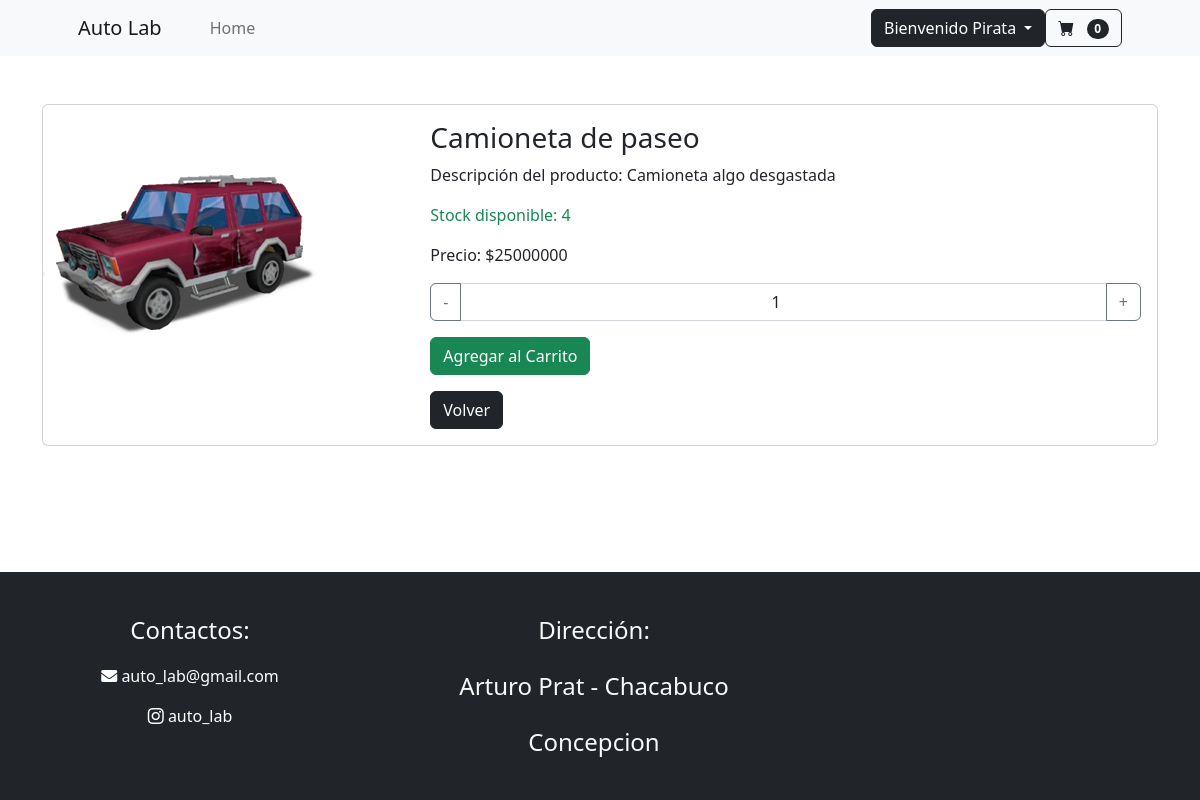
Screenshot of /detalle_producto/5/ (signed in) with the database file from the repository.
### mi_web/models.py (models this page shows, shortened)
class Usuario(AbstractBaseUser,PermissionsMixin):
    run = models.CharField( "rut" ,max_length=10 ,primary_key=True )
    correo = models.EmailField("correo", max_length=150 , unique=True)
    nombre = models.CharField("nombre", max_length=50)
    apellido = models.CharField("apellido", max_length=50)
    telefono= models.CharField("telefono", max_length=9)
    comuna= models.CharField("comuna", max_length=50)
    direccion= models.CharField("direccion", max_length=50)
    is_staff = models.BooleanField("empleado",default=False)
    is_superuser = models.BooleanField("superuser",default=False)
    es_baneado = models.BooleanField("baneado", default=False)
    USERNAME_FIELD="correo"
    objects=Usuariomanager()
    REQUIRED_FIELDS=["run","nombre","apellido","telefono","comuna","direccion"]

class CarritoDeCompras(models.Model):
    user = models.OneToOneField(Usuario, on_delete=models.CASCADE )
    productos = models.ManyToManyField(producto, through='ItemCarrito')
    is_active = models.BooleanField(default=True)
    @property
    def cant(self):
        itens = ItemCarrito.objects.filter(carrito=self.pk)
        return len(itens)

class producto(models.Model):
    nombre=models.CharField(max_length=50, null=False ,unique=True)
    stock=models.IntegerField(default=0, validators=[MinValueValidator(0),MaxValueValidator(1000)])
    descripción=models.CharField(max_length=150, null=False)
    precio=models.IntegerField(default=0, validators=[MinValueValidator(0),MaxValueValidator(999999)])
    foto=models.ImageField(upload_to='producto',null=False)

### mi_web/views.py (the view)
# urls.py: path('detalle_producto/<int:producto_id>/', views.detalle_producto, name='detalle_producto'),
def detalle_producto(request, producto_id):
    producto2 = get_object_or_404(producto, id=producto_id)
    return render(request, 'vet/detalle_producto.html', {'producto': producto2})

### mi_web/context_processors.py (called while the page is built)
def carrito(request:HttpRequest):
    if request.user.is_authenticated:
        carito = CarritoDeCompras.objects.get(user=request.user)
        return {"carrito":carito}
    return {}

### mi_web/templates/vet/detalle_producto.html (shortened to what this page needs)
{% extends "vet/base_p.html" %}
{% load static %}
{% load crispy_forms_tags %}
{% block contenido %}
<div class="container mt-5">
    <div class="card mb-4">
        <div class="row g-0">
            <div class="col-md-4">
                <img src="{{ producto.foto.url }}" class="img-fluid rounded-start" alt="foto">
            </div>
            <div class="col-md-8">
                <div class="card-body">
                    <h3 class="card-title">{{ producto.nombre }}</h3>
                    <p class="card-text">Descripción del producto: {{ producto.descripción }}</p>
                    <p class="card-text text-success">Stock disponible: {{ producto.stock }}</p>
                    <p class="card-text">Precio: <span class="precio">${{ producto.precio }}</span></p>
                    {% if request.user.is_authenticated %}
                        <form action="{% url 'agregar_producto' producto.id %}" method="post">
                            <div class="input-group mb-3">
                                <button type="button" class="btn btn-outline-secondary" onclick="decrement('cantidad_producto_{{ item.id }}')">-</button>
                                <input type="number" class="form-control text-center" id="cantidad_producto_{{ item.id }}" name="cantidad" min="1" max="{{ producto.stock }}" value="1" readonly>
                                <button type="button" class="btn btn-outline-secondary" onclick="increment('cantidad_producto_{{ item.id }}')">+</button>
                            </div>
                            <button type="submit" class="btn btn-success">Agregar al Carrito</button>
                        </form>
                    {% else %}
                        <div class="alert alert-warning" role="alert">
                            Por favor, <a href="{% url 'login' %}" class="alert-link">inicie sesión</a> para agregar productos al carrito.
                        </div>
                    {% endif %}
                    <a href='{% url "index" %}' class="btn btn-dark mt-3">Volver</a>
                </div>
            </div>
        </div>
    </div>
</div>
{% endblock contenido %}

### mi_web/templates/vet/base_p.html (shortened to what this page needs)
{% load static %}
<!DOCTYPE html>
<html lang="en">
    <head>
        <link href="https://cdn.jsdelivr.net/npm/bootstrap-icons@1.7.0/font/bootstrap-icons.css" rel="stylesheet">
        <link rel="stylesheet" href="https://cdnjs.cloudflare.com/ajax/libs/font-awesome/5.15.4/css/all.min.css">
        <link href="https://cdn.jsdelivr.net/npm/bootstrap@5.3.3/dist/css/bootstrap.min.css" rel="stylesheet">
        <link rel="stylesheet" href= "{% static 'vet/css/home.css' %}">
    </head>
    <body>
        <header class="sticky-top">
        <nav class="navbar navbar-expand-lg navbar-light bg-light ">
            <div class="container px-4 px-lg-5">
                <a class="navbar-brand" href="{% url "index" %}" >Auto Lab</a>
                <div class="collapse navbar-collapse" id="navbarSupportedContent">
                    <ul class="navbar-nav me-auto mb-2 mb-lg-0 ms-lg-4">
                        <li class="nav-item">
                            <a class="nav-link" aria-current="page" href=" {% url "index" %}">Home</a>
                        </li>
                    </ul>
                    <form class="d-flex">
                        <div class="dropdown">
                            <a class="btn btn-dark dropdown-toggle" role="button" data-bs-toggle="dropdown"
                                aria-expanded="false">
                                {% if request.user.is_authenticated %}
                                Bienvenido {{user.nombre}}
                                {% else %}
                                Iniciar sesión
                                {% endif %}
                            </a>
                        </div>
                    </form>
                    <form class="d-flex">
                        <a href=" {% url "ver_carrito" %}" class="btn btn-outline-dark" type="submit">
                            <i class="bi-cart-fill me-1"></i>
                            <span class="badge bg-dark text-white ms-1 rounded-pill">{{carrito.cant}}</span>
                        </a>
                    </form>
                </div>
            </div>
        </nav>
        </header>
        <main>
            {% block contenido %}
            {% endblock contenido %}
        </main>
        <footer class="row  py-4 bg-dark text-center">
            <div class="col-md-4 col-sm-12">
                <p class="text-light pt-3 fs-4">Contactos:</p>
                <p>
                    <a href="mailto:vet.santamarta@gmail.com" class="boton" style="text-decoration: none; color: #ffffff;">
                        <i class="fas fa-envelope" aria-current="page" style="cursor: pointer;"></i> auto_lab@gmail.com
                    </a>
                </p>
                <p>
                    <a href="https://www.instagram.com/veterinaria_santa_marta/" target="_blank" class="boton" style="text-decoration: none; color: #ffffff;">
                        <i class="bi bi-instagram" aria-current="page" style="cursor: pointer;"></i> auto_lab
                    </a>
                </p>
            </div>
            <div class="col-md-4 col-sm-12">
                <p class="text-light pt-3 fs-4"> Dirección: </p>
                <p class="text-light pt-1 fs-4"> Arturo Prat - Chacabuco</p>
                <p class="text-light pt-1 fs-4">Concepcion</p>
            </div>
        </footer>
    </body>
</html>

### rows the page displays
Usuario: nombre "Pirata"
CarritoDeCompras: cant "0"
producto: foto (picture), nombre "Camioneta de paseo", descripción "Camioneta algo desgastada", stock "4", precio "25000000"
